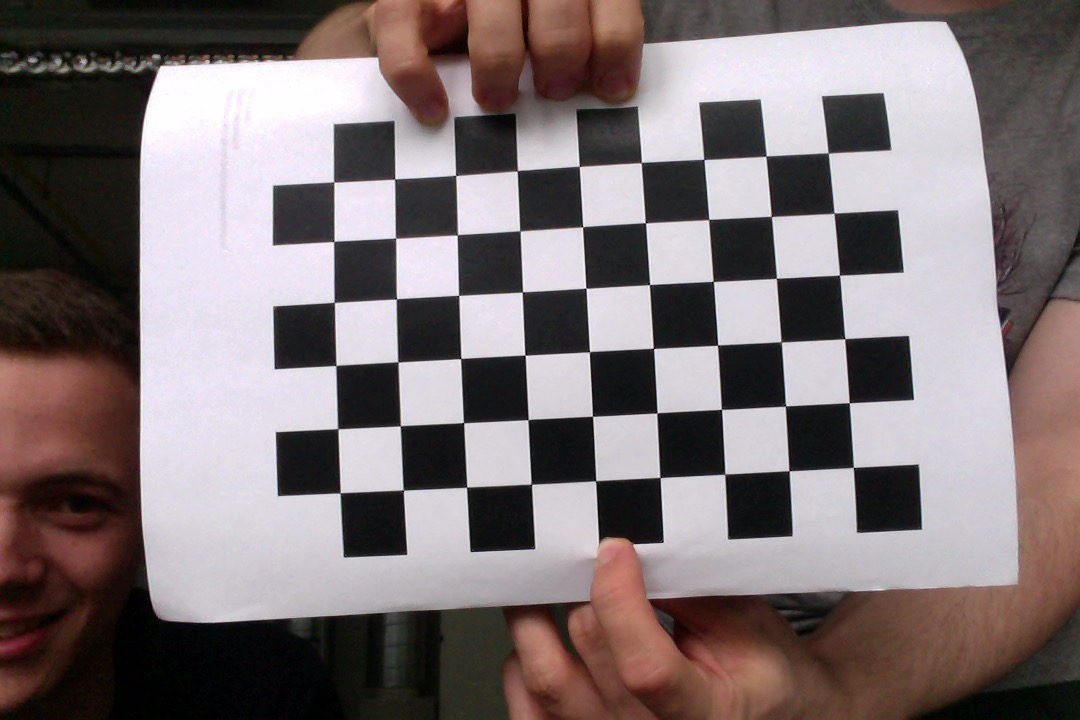
#> input picture phx_vision/scripts/Foto am 31.05.16 um 17.51 #2.jpg, 1080 x 720 px, given in place of the camera
$ python landing_detection_2206.py
#> lines starting #> are read from the running program, lines starting #| are printed output that depends on the picture; after the words box and inside, x2 and y2 are one past the last pixel; in counts of white or black regions, pixels touching at a corner belong together
# -*- coding: utf-8 -*-q
"""
Created on June 22, 2016

@author: hidenobu_matsuki 松木秀伸
"""

# import the necessary packages
import argparse
import cv2
import numpy as np
import math

# load the video
camera = cv2.VideoCapture(0)

# keep looping
while True:
    # grab the current frame and initialize the status text
    (grabbed, frame) = camera.read()
#> frame is the input picture: shape (720, 1080, 3); mean B, G, R 115.8, 114.8, 125.4
    status = "No Targets"

    # check to see if we have reached the end of the
    # video
    if not grabbed:
        break

    # convert the frame to grayscale, blur it, and detect edge

    gray = cv2.cvtColor(frame, cv2.COLOR_BGR2GRAY)
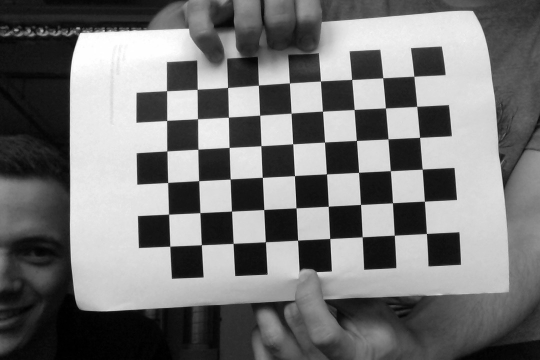
#> gray: shape (720, 1080) (shown at 1/2 size); min 0, max 255, mean 118
    blurred = cv2.GaussianBlur(gray, (7, 7), 0)
    ret, th3 = cv2.threshold(blurred, 80, 255, cv2.THRESH_BINARY_INV)
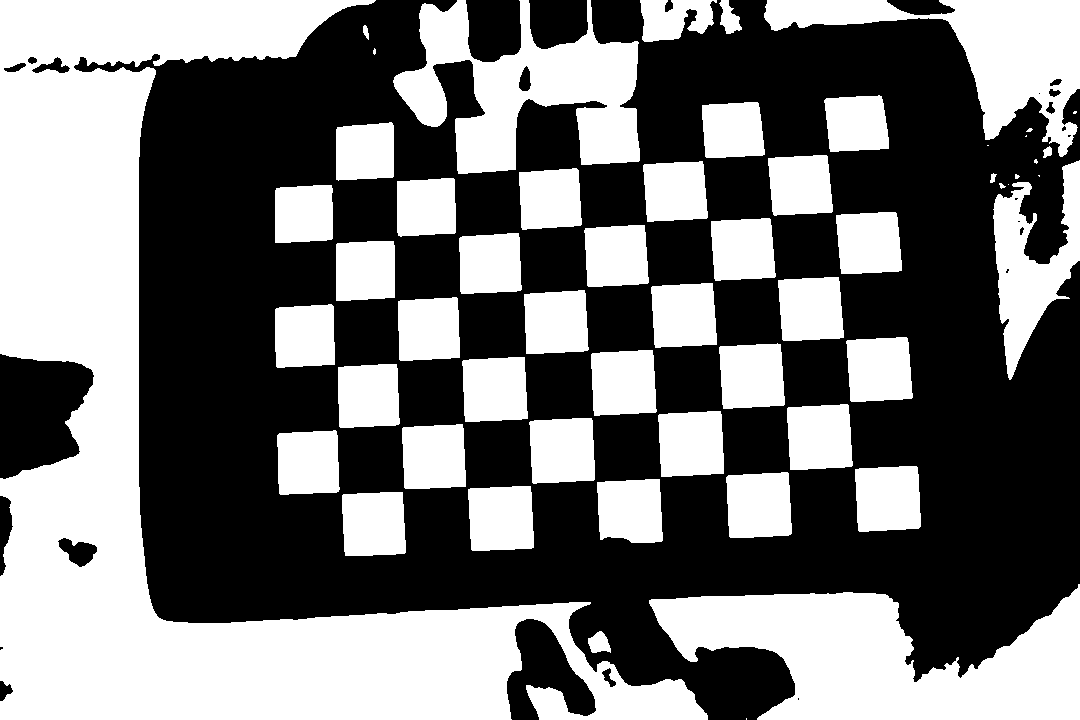
#> th3: shape (720, 1080); 45.7% white; 55 white regions (10 under 20 px), largest, box (x1, y1, x2, y2) and area: (0, 0, 708, 720) 147945, (649, 584, 1080, 720) 34975, (393, 0, 640, 174) 21579
    kernel = np.ones((10, 10), np.uint8)
    dilation = cv2.dilate(th3, kernel, iterations=1)
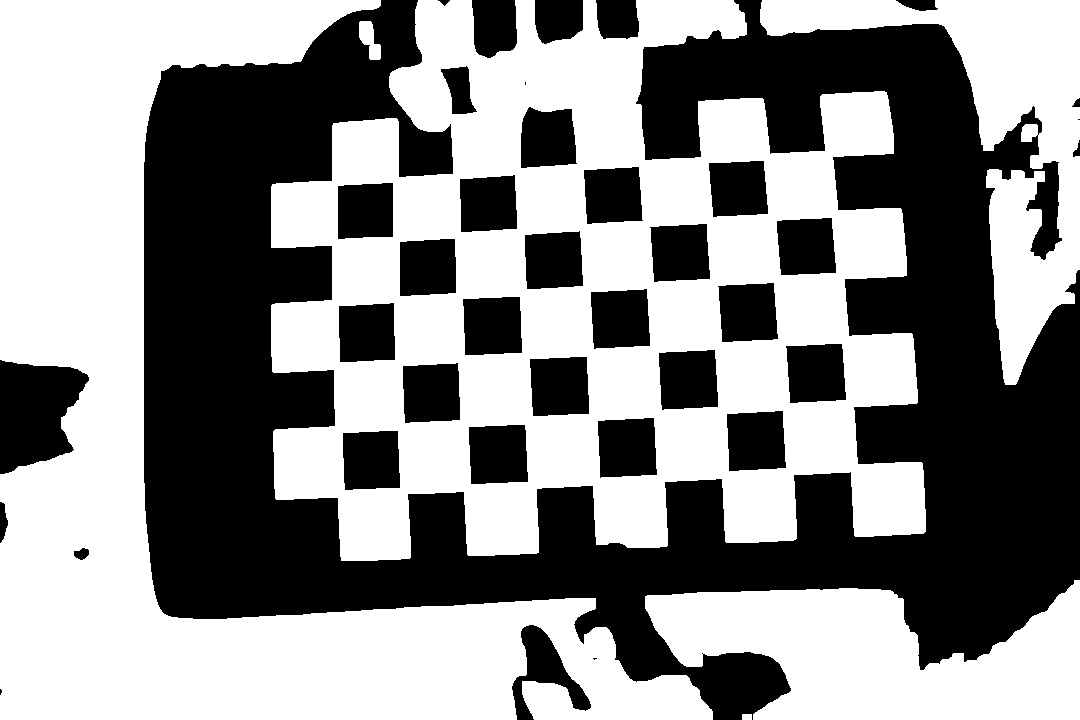
#> dilation: shape (720, 1080); 55.2% white; 38 black regions (4 under 20 px)

    # find contours in the edge map
    cnts = cv2.findContours(dilation.copy(), cv2.RETR_EXTERNAL,
                            cv2.CHAIN_APPROX_SIMPLE)[-2]
#> cnts = 6 contours; box (x1, y1, x2, y2) and area: (271, 0, 926, 561) 256154, (0, 0, 713, 720) 160472, (645, 580, 1080, 720) 38840, (760, 0, 1080, 385) 33923, (359, 21, 381, 60) 458, (742, 714, 752, 720) 45

    # loop over the contours
    for c in cnts:
        # approximate the contour
        peri = cv2.arcLength(c, True)
        approx = cv2.approxPolyDP(c, 0.01 * peri, True)

        # ensure that the approximated contour is "roughly" rectangular
        if len(approx) >= 10 and len(approx) <= 20:
            # compute the bounding box of the approximated contour and
            # use the bounding box to compute the aspect ratio
            (x, y, w, h) = cv2.boundingRect(approx)

            # compute the solidity of the original contour
            area = cv2.contourArea(c)

            # compute the minimum Rectangle, which is constant to rotation.
            rect = cv2.minAreaRect(c)
            box = cv2.boxPoints(rect)

            # compute aspect ratio
            l1 = math.sqrt((box[1, 0]-box[0, 0])**2+(box[1, 1]-box[0, 1])**2)
            l2 = math.sqrt((box[2, 0]-box[1, 0])**2+(box[2, 1]-box[1, 1])**2)
            box = np.int0(box)
            width = max(l1, l2)
            height = min(l1, l2)
            aspectRatio = width / height

            # compute solidity
            hullArea = cv2.contourArea(box)
            solidity = area / float(hullArea)

            # compute whether or not the width and height, solidity, and
            # aspect ratio of the contour falls within appropriate bounds
            keepSolidity = solidity > 0.5 and solidity < 0.9
            keepAspectRatio = (aspectRatio >= 1.7 and aspectRatio <= 2.0) or (aspectRatio >= 1 and aspectRatio <= 1.1)
            keeparea = area > 1300 and area < 120000

            # ensure that the contour passes all our tests
            if keeparea and keepSolidity and keepAspectRatio:
                # draw an outline around the target and update the status
                # text
                cv2.drawContours(frame, [approx], -1, (0, 0, 255), 4)
                status = "Target(s) Acquired"

                # compute the center of the contour region and draw the
                # crosshairs
                M = cv2.moments(approx)
                (cX, cY) = (int(M["m10"] / M["m00"]), int(M["m01"] / M["m00"]))
                (startX, endX) = (int(cX - (w * 0.15)), int(cX + (w * 0.15)))
                (startY, endY) = (int(cY - (h * 0.15)), int(cY + (h * 0.15)))
                cv2.line(frame, (startX, cY), (endX, cY), (0, 0, 255), 3)
                cv2.line(frame, (cX, startY), (cX, endY), (0, 0, 255), 3)
#> this loop made 6 passes
#> (peri, x, y, w, h, area, rect, box) on passes 2, 4, 6: (1322.2, 645, 580, 435, 140, 38840, ((862, 649.5), (139, 434), -90), [[1079, 719], [645, 719], [645, 580], [1079, 580]]), (1999.4, 762, 0, 318, 385, 33923, ((919.5, 192), (384, 319), -90), [[1079, 384], [760, 384], [760, 0], [1079, 0]]), (3874.4, 0, 0, 713, 720, 160471.5, ((356, 359.5), (719, 712), -90), [[712, 719], [0, 719], [0, 0], [712, 0]])

    # draw the status text on the frame
    cv2.putText(frame, status, (20, 30),
                cv2.FONT_HERSHEY_SIMPLEX, 0.5, (0, 0, 255), 2)
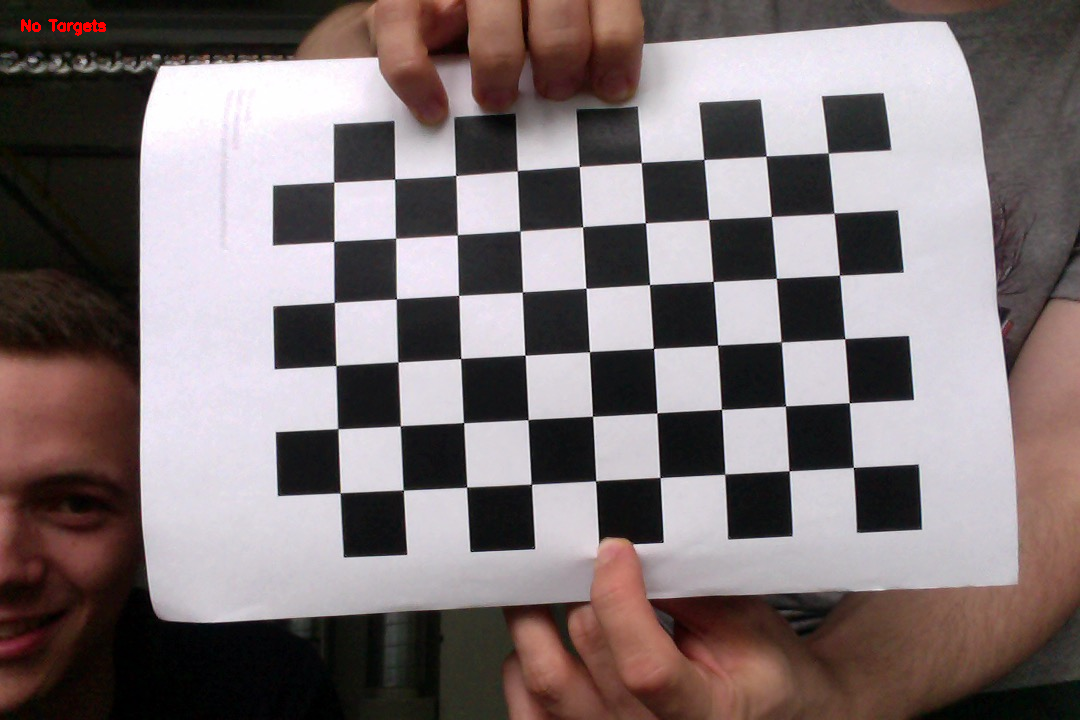
#> frame: shape (720, 1080, 3); 0.07% of pixels changed, all inside (x1, y1, x2, y2) = (21, 19, 106, 36)

    # show the frame and record if a key is pressed
    cv2.imshow("Frame", frame)
    key = cv2.waitKey(1) & 0xFF
#> (key q is pressed here)

    # if the 'q' key is pressed, stop the loop
    if key == ord("q"):
        break

# cleanup the camera and close any open windows
camera.release()
cv2.destroyAllWindows()

$ run again, on phx_vision/scripts/Foto am 31.05.16 um 17.51 #3.jpg
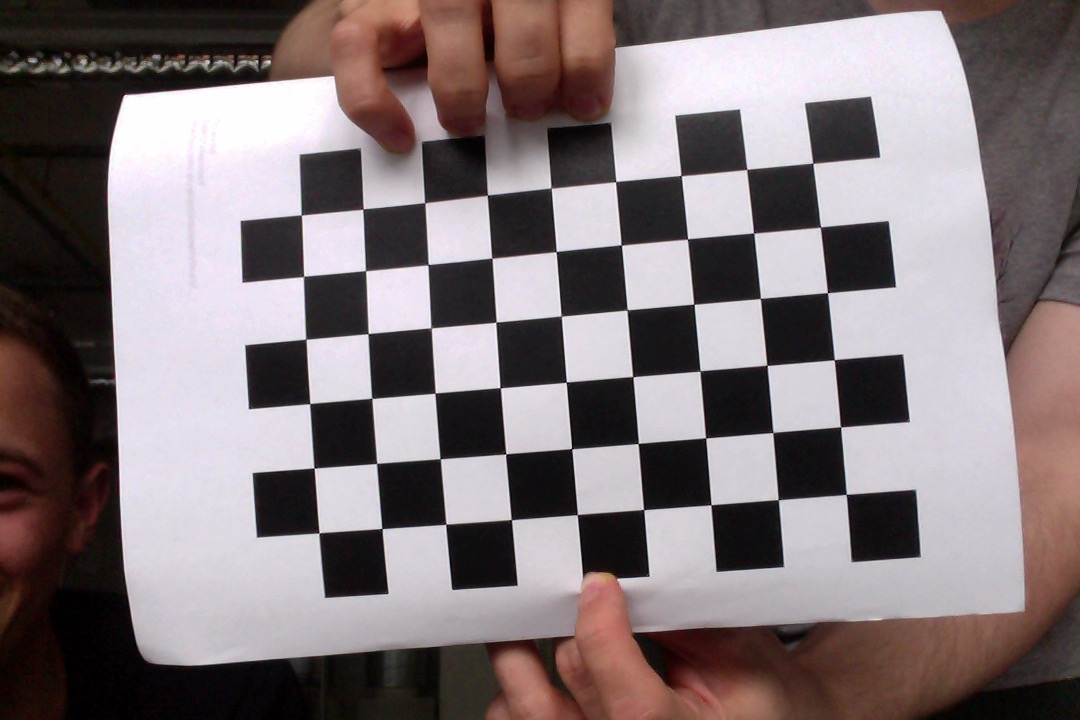
#> input picture phx_vision/scripts/Foto am 31.05.16 um 17.51 #3.jpg, 1080 x 720 px, given in place of the camera
#> frame is the input picture: shape (720, 1080, 3); mean B, G, R 120, 117.7, 128.9
#> `ret, th3 = cv2.threshold(blurred, 80, 255, cv2.THRESH_BINARY_INV)`:
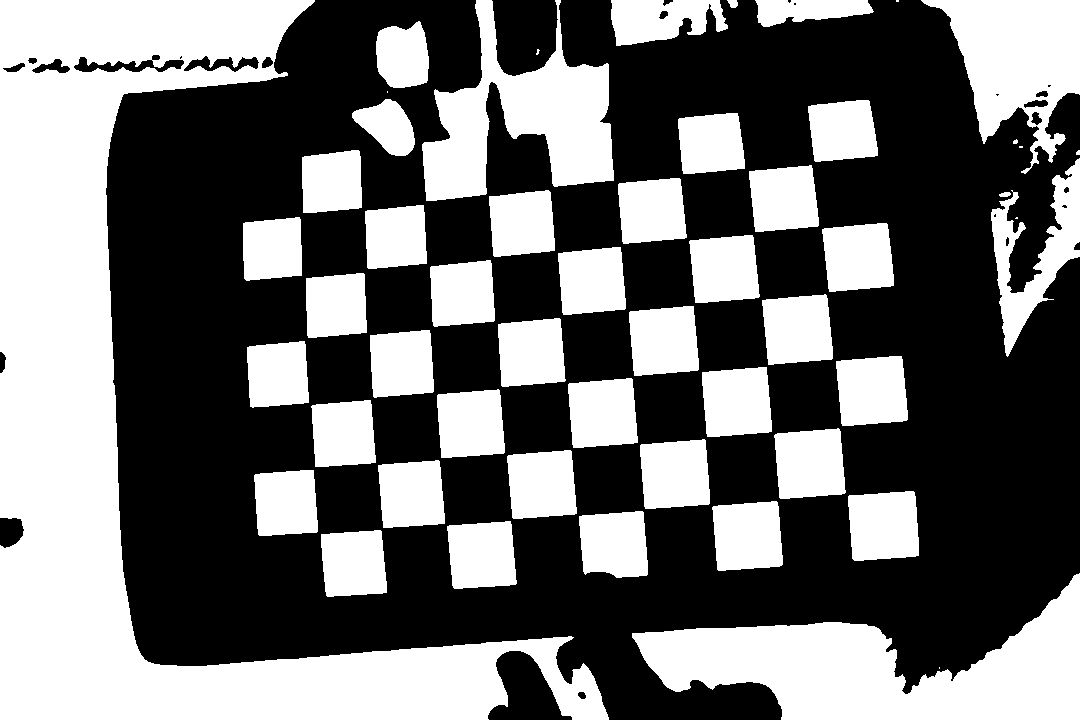
#> th3: shape (720, 1080); 43.5% white; 52 white regions (8 under 20 px), largest, box (x1, y1, x2, y2) and area: (0, 0, 609, 720) 124230, (632, 573, 1080, 720) 32330, (422, 0, 614, 201) 18060
#> dilation: shape (720, 1080); 52.9% white; 27 black regions (1 under 20 px)
#> cnts = 8 contours; box (x1, y1, x2, y2) and area: (239, 0, 924, 602) 271024, (0, 0, 614, 720) 133496, (628, 569, 1080, 720) 35904, (917, 0, 1080, 179) 17330, (987, 146, 1080, 362) 9998, (607, 0, 743, 51) 5364, (751, 0, 879, 32) 3034, (892, 0, 904, 7) 66
#> the loop `for c in cnts:` made 8 passes
#> (peri, x, y, w, h, area, rect, box) on pass 3: (780.9, 917, 0, 163, 178, 17330.5, ((998, 89), (178, 162), -90), [[1079, 178], [917, 178], [917, 0], [1079, 0]])
#> `cv2.putText(frame, status, (20, 30), cv2.FONT_HERSHEY_SIMPLEX, 0.5, (0..`:
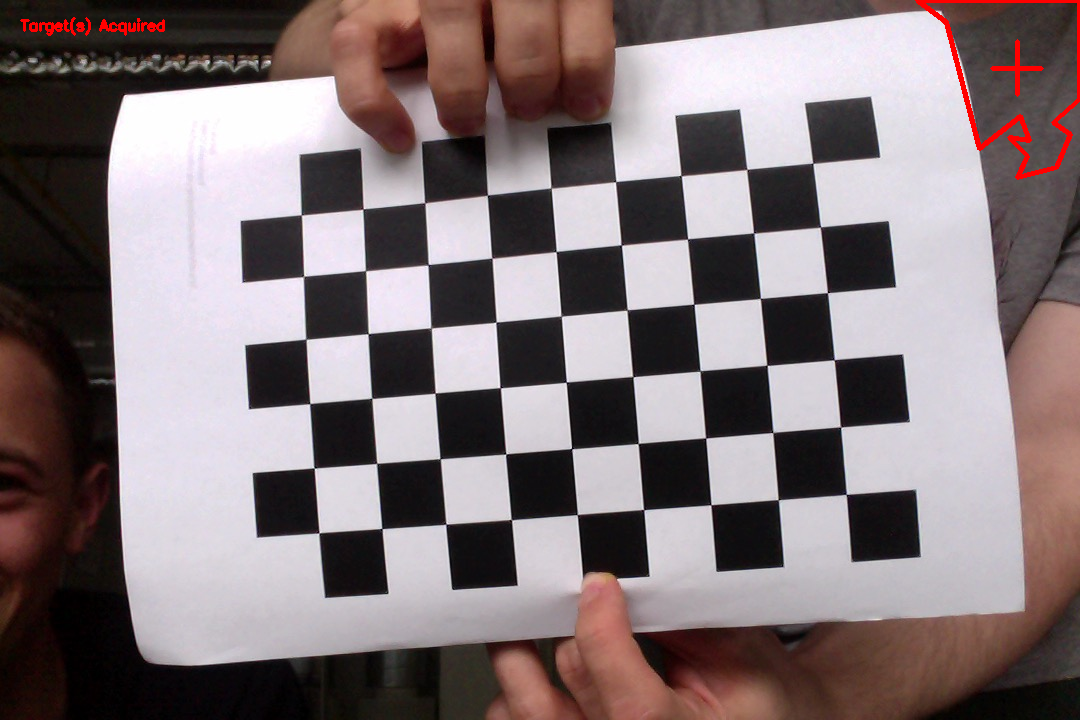
#> frame: shape (720, 1080, 3); mean B, G, R 119.5, 117.3, 129.9

$ run again, on phx_vision/scripts/Foto am 31.05.16 um 17.52 #2.jpg
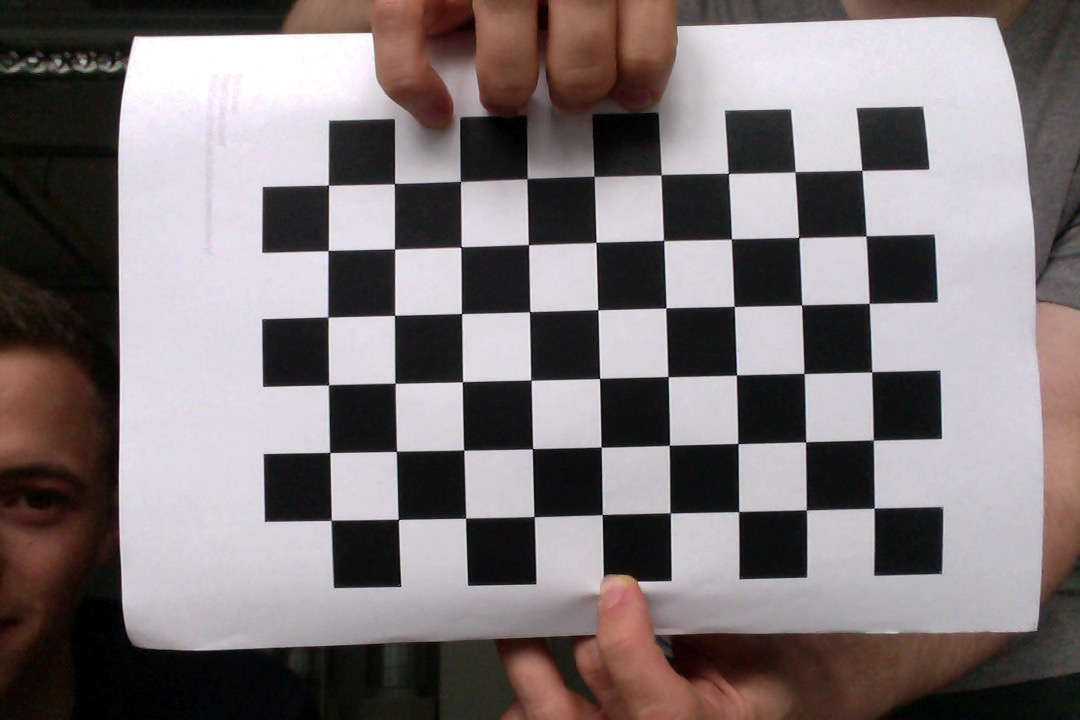
#> input picture phx_vision/scripts/Foto am 31.05.16 um 17.52 #2.jpg, 1080 x 720 px, given in place of the camera
#> frame is the input picture: shape (720, 1080, 3); mean B, G, R 119.1, 117.6, 125.7
#> `ret, th3 = cv2.threshold(blurred, 80, 255, cv2.THRESH_BINARY_INV)`:
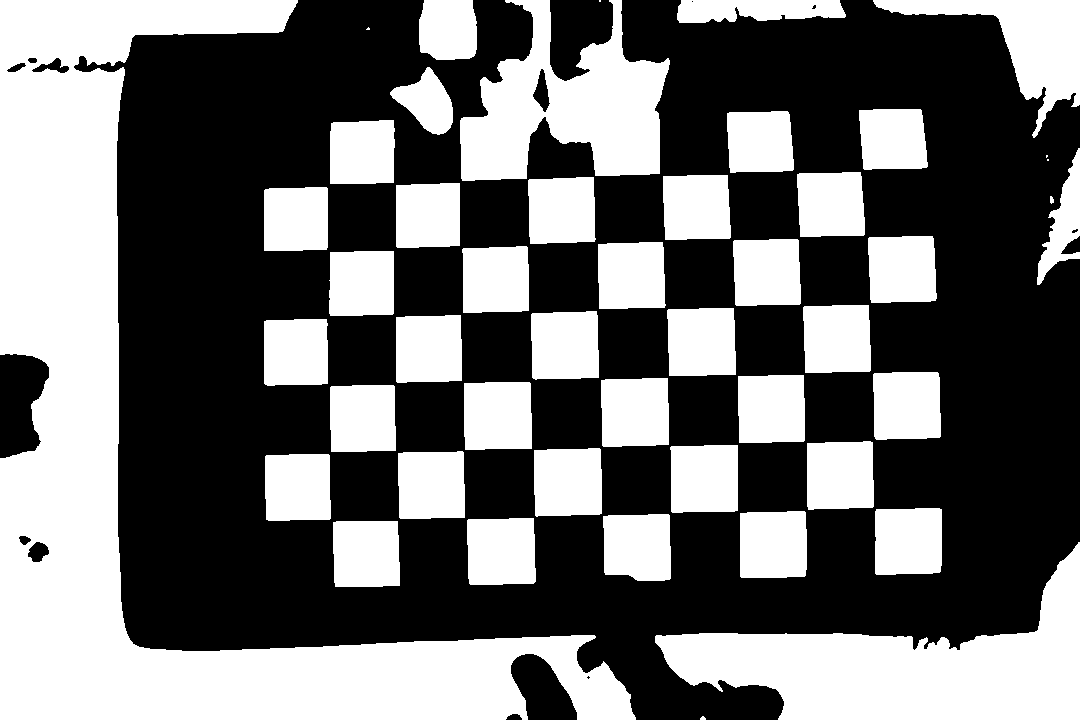
#> th3: shape (720, 1080); 43.4% white; 47 white regions (5 under 20 px), largest, box (x1, y1, x2, y2) and area: (0, 0, 636, 720) 121508, (655, 542, 1080, 720) 33634, (460, 0, 670, 181) 20750
#> dilation: shape (720, 1080); 52% white; 29 black regions (3 under 20 px)
#> cnts = 9 contours; largest, box (x1, y1, x2, y2) and area: (260, 0, 947, 592) 286632, (0, 0, 641, 720) 129988, (651, 538, 1080, 720) 36644, (869, 0, 1080, 143) 10805, (673, 0, 851, 28) 4261
#> the loop `for c in cnts:` made 9 passes
#> (peri, x, y, w, h, area, rect, box) on passes 2, 4, 6: (1212.5, 651, 538, 429, 182, 36644, ((865, 628.5), (181, 428), -90), [[1079, 719], [651, 719], [651, 538], [1079, 538]]), (364.4, 1033, 144, 47, 146, 3810, ((1056, 216.5), (145, 46), -90), [[1079, 289], [1033, 289], [1033, 144], [1079, 144]]), (691.5, 869, 0, 211, 143, 10805, ((974, 71), (142, 210), -90), [[1079, 142], [869, 142], [869, 0], [1079, 0]])
#> `cv2.putText(frame, status, (20, 30), cv2.FONT_HERSHEY_SIMPLEX, 0.5, (0..`:
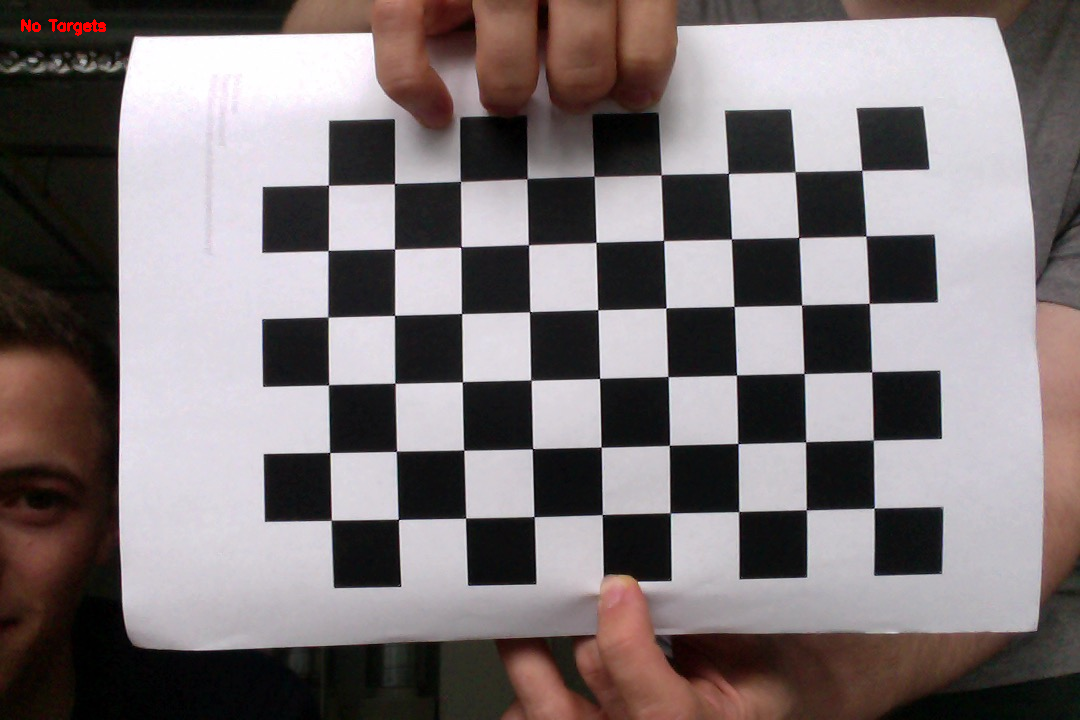
#> frame: shape (720, 1080, 3); 0.07% of pixels changed, all inside (x1, y1, x2, y2) = (21, 19, 106, 36)
